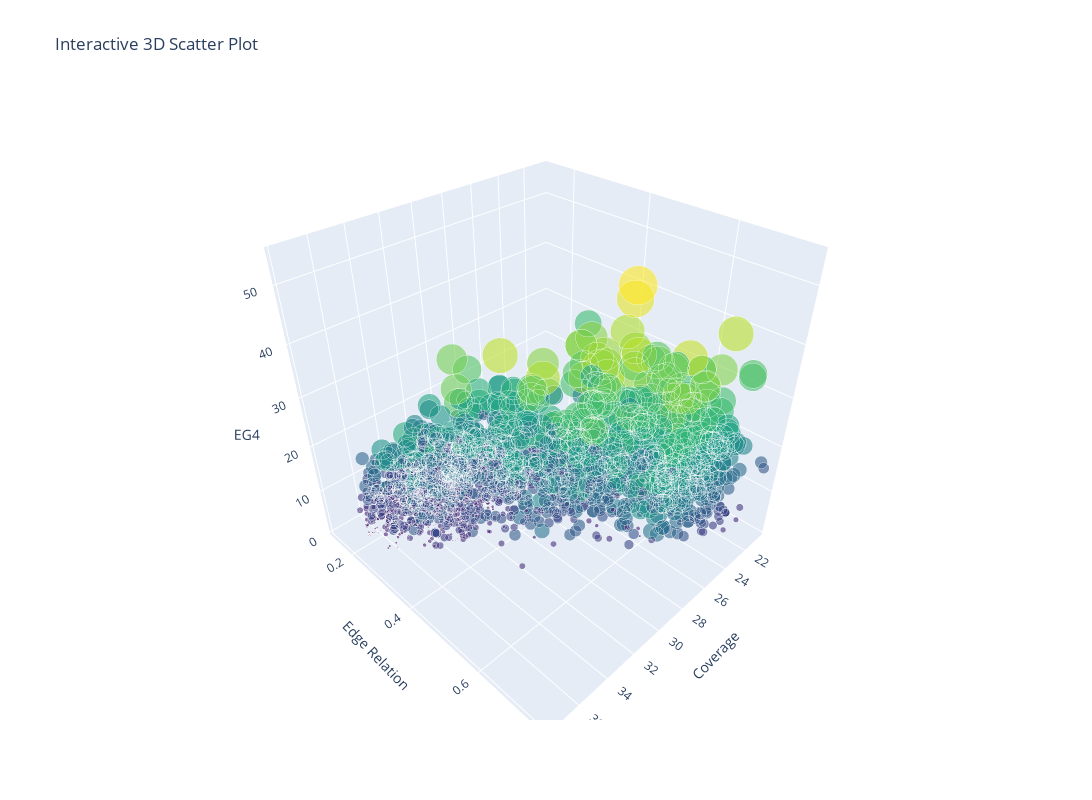

The cell this chart's notebook holds for it:
### Code cell
import numpy as np
import plotly.graph_objects as go

# cycle over all params_array_01 and params_array_02 and save coverage, edge_relation, and EGV
coverage = []
edge_relation = []
EG4 = []
for pos in params_array_01_mass + params_array_02_mass:
    pos = pos.reshape((N_agents, 2))
    G = FL.generate_graph(pos, max_dist)        
    coverage.append(FL.get_coverage(G))
    edge_relation.append(FL.get_density(G))    
    rigid, EGVL = FL.is_rigid(G)
    EG4.append(np.real(EGVL))
        
X = np.array(coverage)
Y = np.array(edge_relation)
Z = np.array(EG4)

# Create a 3D scatter plot
fig = go.Figure(data=[go.Scatter3d(
    x=X,
    y=Y,
    z=Z,
    mode='markers',
    marker=dict(
        size=Z * 0.5,  # Increase marker size based on EG4 values
        color=Z,
        colorscale='Viridis',
        opacity=0.6  # Make markers slightly transparent
    )
)])

fig.update_layout(
    autosize=False,
    width=1200,
    height=800
)

# Set labels
fig.update_layout(
    scene=dict(
        xaxis_title='Coverage',
        yaxis_title='Edge Relation',
        zaxis_title='EG4'
    ),
    title='Interactive 3D Scatter Plot'
)

# Show the plot
fig.show()

### Figure 1 — Plotly figure (JSON) as saved in the notebook; plotly's stock layout.template omitted (floating-point values rounded to 4 significant figures; data arrays with more than 128 entries replaced by an {"elided": "..."} marker saying what was removed)
{"data": [{"marker": {"color": {"elided": "1896 float values"}, "colorscale": [[0, "#440154"], [0.1111, "#482878"], [0.2222, "#3e4989"], [0.3333, "#31688e"], [0.4444, "#26828e"], [0.5556, "#1f9e89"], [0.6667, "#35b779"], [0.7778, "#6ece58"], [0.8889, "#b5de2b"], [1, "#fde725"]], "opacity": 0.6, "size": {"elided": "1896 float values"}}, "mode": "markers", "type": "scatter3d", "x": {"elided": "1896 float values"}, "y": {"elided": "1896 float values"}, "z": {"elided": "1896 float values"}}], "layout": {"autosize": false, "height": 800, "scene": {"xaxis": {"title": {"text": "Coverage"}}, "yaxis": {"title": {"text": "Edge Relation"}}, "zaxis": {"title": {"text": "EG4"}}}, "title": {"text": "Interactive 3D Scatter Plot"}, "width": 1200}}
